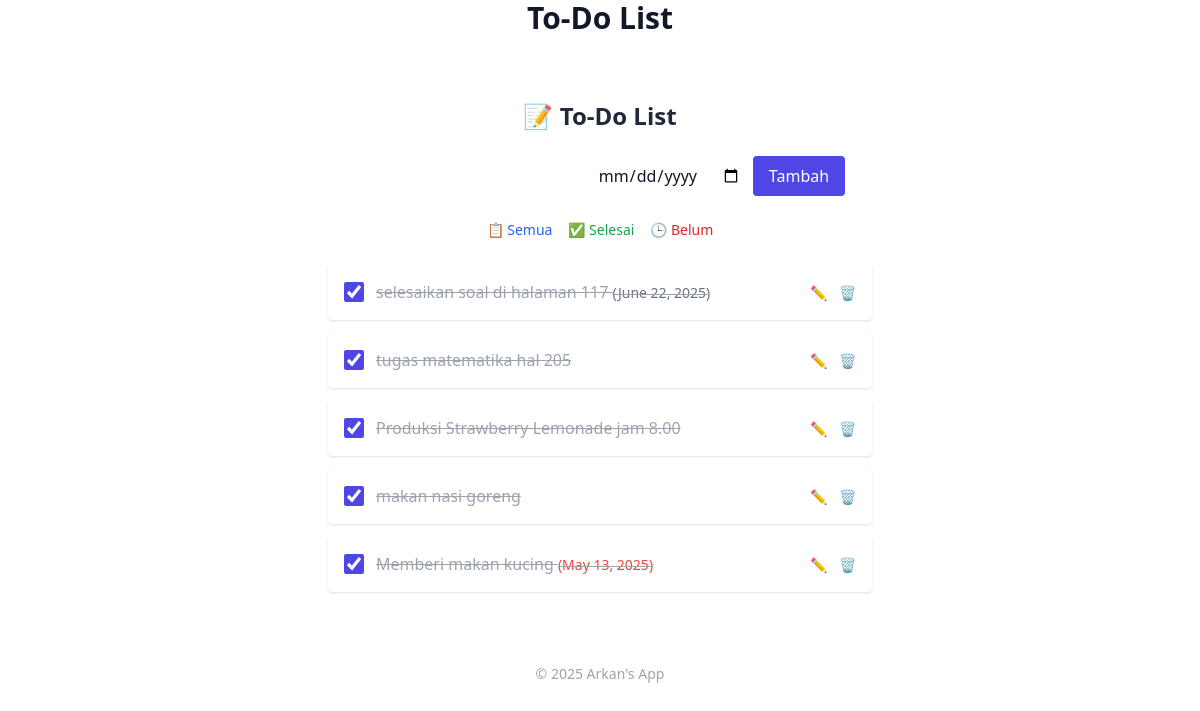
Screenshot of /filter/selesai/ with the database file from the repository.
### todolist/models.py (models this page shows, shortened)
class Task(models.Model):
    title = models.CharField(max_length=100)
    completed = models.BooleanField(default=False)
    deadline = models.DateField(null=True, blank=True)  # ⏰ Tambahan field deadline
    def is_overdue(self):
        return self.deadline and self.deadline < timezone.now().date()

### todolist/views.py (the view)
# urls.py: path('filter/<str:status>/', views.task_filter, name='task_filter'),
def task_filter(request, status):
    if status == 'selesai':
        tasks = Task.objects.filter(completed=True)
    elif status == 'belum':
        tasks = Task.objects.filter(completed=False)
    else:
        tasks = Task.objects.all()
    form = TaskForm()
    return render(request, 'todolist/task_list.html', {'tasks': tasks, 'form': form})

### todolist/forms.py
class TaskForm(forms.ModelForm):
    class Meta:
        model = Task
        fields = ['title', 'deadline']  # ⏰ Tambahkan deadline ke form
        widgets = {
            'deadline': forms.DateInput(attrs={'type': 'date'}),
        }

### templates/todolist/task_list.html (shortened to what this page needs)
{% extends 'todolist/base.html' %}
{% block content %}
<div class="max-w-xl mx-auto px-4 py-8 space-y-6">
  <h1 class="text-2xl font-bold text-center text-gray-800 dark:text-white">📝 To-Do List</h1>
  <form method="post" class="flex flex-col sm:flex-row gap-3 items-center justify-center">
    {{ form.title }}
    {{ form.deadline }}
    <button type="submit" class="bg-indigo-600 hover:bg-indigo-700 text-white px-4 py-2 rounded">Tambah</button>
  </form>
  <div class="flex justify-center gap-4 text-sm font-medium">
    <a href="{% url 'task_list' %}" class="text-blue-600 hover:underline">📋 Semua</a>
    <a href="{% url 'task_filter' 'selesai' %}" class="text-green-600 hover:underline">✅ Selesai</a>
    <a href="{% url 'task_filter' 'belum' %}" class="text-red-600 hover:underline">🕒 Belum</a>
  </div>
  <ul class="space-y-3">
    {% for task in tasks %}
      <li class="bg-white dark:bg-gray-800 p-4 rounded shadow flex items-center justify-between">
        <form method="post" action="{% url 'toggle_task' task.id %}" class="flex items-center gap-3">
          <input type="checkbox" onchange="this.form.submit()" {% if task.completed %}checked{% endif %} class="w-5 h-5 accent-indigo-600">
          <span class="{% if task.completed %}line-through text-gray-400{% else %}text-gray-800 dark:text-gray-200{% endif %}">
            {{ task.title }}
            {% if task.deadline %}
              <span class="{% if task.is_overdue %}text-red-500{% else %}text-gray-500{% endif %} text-sm">
                ({{ task.deadline }})
              </span>
            {% endif %}
          </span>
        </form>
        <div class="space-x-2">
          <a href="{% url 'edit_task' task.id %}" class="text-blue-500 hover:underline text-sm">✏️</a>
          <a href="{% url 'delete_task' task.id %}" onclick="return confirm('Mang ea pen di hapus?')" class="text-red-500 hover:underline text-sm">🗑️</a>
        </div>
      </li>
    {% empty %}
      <li class="text-center text-gray-500 dark:text-gray-400">Tidak ada tugas</li>
    {% endfor %}
  </ul>
</div>
{% endblock %}

### rows the page displays
Task: completed "☑", title "selesaikan soal di halaman 117", deadline "June 22, 2025"
Task: completed "☑", title "tugas matematika hal 205"
Task: completed "☑", title "Produksi Strawberry Lemonade jam 8.00"
Task: completed "☑", title "makan nasi goreng"
Task: completed "☑", title "Memberi makan kucing", deadline "May 13, 2025"
